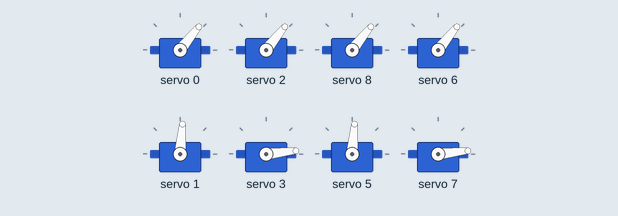
The sketch below on a simulated Arduino Uno, built with avr-gcc and run on an emulated ATmega328P. On the bench: 8 × servo.

Above: at 0.1 s.
At 0.96 s:
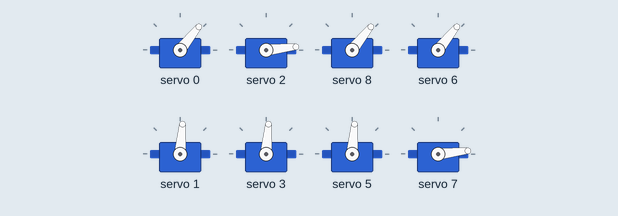
At 9.6 s:
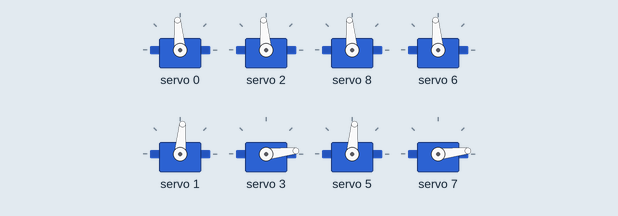
At 18.3 s:
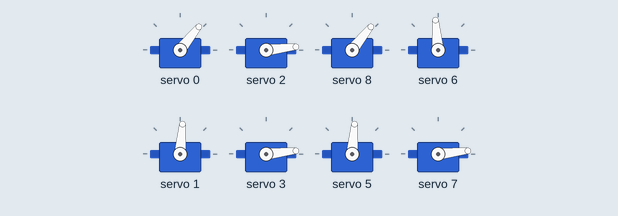
At 27.0 s:
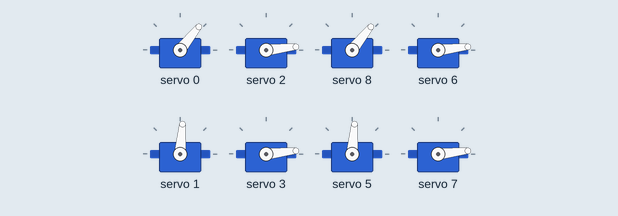
At 35.8 s:
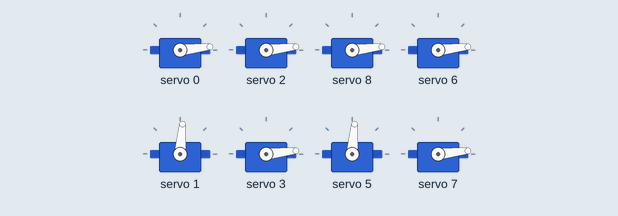
Timing chart, 0 to 40.0 s (numbered marks = the images above):
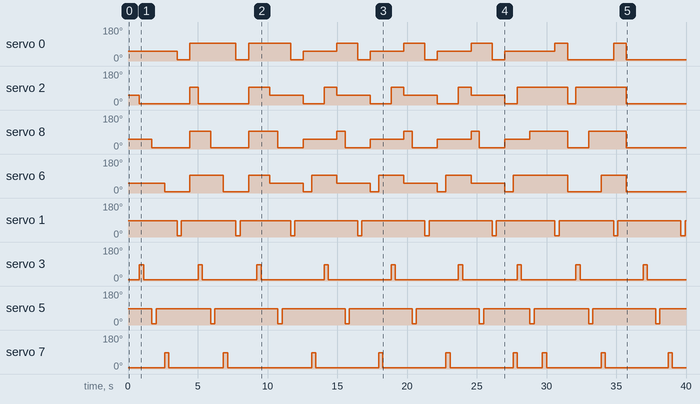

Measured:
- by itself, servo 0: 51° → 6° at 3.5 s, → 95° 0.90 s later, → 6° 3.3 s later, → 95° 0.90 s later, … (19 changes in this stretch)
- by itself, servo 2: 51° → 6° at 0.82 s, → 95° 3.6 s later, → 6° 0.60 s later, → 95° 3.6 s later, … (19 changes in this stretch)
- by itself, servo 8: 51° → 6° at 1.7 s, → 95° 2.7 s later, → 6° 1.5 s later, → 95° 2.7 s later, … (19 changes in this stretch)
- by itself, servo 6: 51° → 6° at 2.6 s, → 95° 1.8 s later, → 6° 2.4 s later, → 95° 1.8 s later, … (19 changes in this stretch)
- by itself, servo 1: 85° → 6° at 3.5 s, → 85° 0.30 s later, → 6° 3.9 s later, → 85° 0.30 s later, … (18 changes in this stretch)
- by itself, servo 3: 6° → 85° at 0.82 s, → 6° 0.30 s later, → 85° 3.9 s later, → 6° 0.30 s later, … (18 changes in this stretch)
- by itself, servo 5: 85° → 6° at 1.7 s, → 85° 0.30 s later, → 6° 3.9 s later, → 85° 0.30 s later, … (18 changes in this stretch)
- by itself, servo 7: 6° → 85° at 2.6 s, → 6° 0.30 s later, → 85° 3.9 s later, → 6° 0.30 s later, … (18 changes in this stretch)

The sketch:

Rotation.ino
```cpp
#include <Wire.h>
#include <Adafruit_PWMServoDriver.h>

Adafruit_PWMServoDriver pwm = Adafruit_PWMServoDriver();

// サーボ用のパルス幅を定義（要調整）
//.setPWMは0~4095の範囲。
//ある資料では150~600が0°～180°のマッピングであった
const int HIP1_NEUTRAL = 263; //Left Side
const int HIP1_FORWARD = 150;
const int HIP1_BACKWARD = 375;

const int HIP2_NEUTRAL = 263; //Right Side
const int HIP2_FORWARD = 375;
const int HIP2_BACKWARD = 150;

const int KNEE_UPL = 150;//左足
const int KNEE_DOWNL = 350;
const int KNEE_UPR = 350;//右足
const int KNEE_DOWNR = 150;

const int DEFAULT1 =0;  //基本的に0固定。
//const int DEFAULT2 =600;
const int delay1=300;
const int delay2=600;

// setup
void setup() {
  Serial.begin(9600);
  pwm.begin();
  pwm.setPWMFreq(60);
  delay(10);

  // set1：ニュートラル
  moveHipNeutralL(0);
  moveHipNeutralR(2);
  //moveHipNeutralL(4);
  moveHipNeutralL(8);
  moveHipNeutralR(6);
  putDownLegL(1);
  putDownLegR(3);
  putDownLegL(5);
  putDownLegR(7);
  delay(200);
}

// loop
void loop() {
  // 右旋回して
  turnRightStep();
  creepGaitStep();
  creepGaitStep();
  creepGaitStep();
  creepGaitStep();
  turnLeftStep();

}

// レッグ番号とサーボ番号
// FL: 0(hip),1(knee) / FR:2,3 / BL:4,5 / BR:6,7

// 左足を持ち上げる
void liftLegL(int kneeChannel) {
  pwm.setPWM(kneeChannel,DEFAULT1, KNEE_UPL);
}

// 左足を下ろす
void putDownLegL(int kneeChannel) {
  pwm.setPWM(kneeChannel, DEFAULT1, KNEE_DOWNL);
}
// 右足を持ち上げる
void liftLegR(int kneeChannel) {
  pwm.setPWM(kneeChannel,DEFAULT1, KNEE_UPR);
}

// 右足を下ろす
void putDownLegR(int kneeChannel) {
  pwm.setPWM(kneeChannel, DEFAULT1, KNEE_DOWNR);
}


// ヒップを前に振る
void moveHipForwardL(int hipChannel) {
  pwm.setPWM(hipChannel, DEFAULT1, HIP1_FORWARD);
}
void moveHipForwardR(int hipChannel) {
  pwm.setPWM(hipChannel, DEFAULT1, HIP2_FORWARD);
}


// ヒップを後ろからニュートラルへに振る
void moveHipBackwardL1(int hipChannel) {
  pwm.setPWM(hipChannel, DEFAULT1, HIP1_NEUTRAL);
}
// ヒップをニュートラルから後ろに振る
void moveHipBackwardL2(int hipChannel) {
  pwm.setPWM(hipChannel, DEFAULT1, HIP1_BACKWARD);
}

// ヒップを前からニュートラルへに振る
void moveHipBackwardR1(int hipChannel) {
  pwm.setPWM(hipChannel, DEFAULT1, HIP2_NEUTRAL);
}
// ヒップをニュートラルから後ろに振る
void moveHipBackwardR2(int hipChannel) {
  pwm.setPWM(hipChannel, DEFAULT1, HIP2_BACKWARD);
}


// ヒップを中立に戻す
void moveHipNeutralL(int hipChannel) {
  pwm.setPWM(hipChannel, DEFAULT1, HIP1_NEUTRAL);
}

void moveHipNeutralR(int hipChannel) {
  pwm.setPWM(hipChannel, DEFAULT1, HIP2_NEUTRAL);
}

// 右旋回（時計回り）
void turnRightStep() {
  //1
  // 右前脚（FR）後ろに
  delay(delay2);
  liftLegR(3);
  moveHipBackwardR2(2);
  delay(delay1);
  putDownLegR(3);
  delay(delay2);

  // 左後脚（BL）前に
  liftLegL(5);
  //moveHipForwardL(4);
  moveHipForwardL(8);
  delay(delay1);
  putDownLegL(5);

// 右後脚（BR）後ろに
  delay(delay2);
  liftLegR(7);
  moveHipBackwardR2(6);
  delay(delay1);
  putDownLegR(7);


  delay(delay2);
  // 左前脚（FL）前に
  liftLegL(1);
  moveHipForwardL(0);
  delay(delay1);
  putDownLegL(1);
  delay(delay2);

  // 押し出し
  moveHipBackwardL2(0);
  //moveHipBackwardL2(4);
  moveHipBackwardL2(8);
  moveHipForwardR(2);
  moveHipForwardR(6);

  //2
  // 右前脚（FR）後ろに
  delay(delay2);
  liftLegR(3);
  moveHipBackwardR2(2);
  delay(delay1);
  putDownLegR(3);
  delay(delay2);

  // 左後脚（BL）前に
  liftLegL(5);
  //moveHipForwardL(4);
  moveHipForwardL(8);
  delay(delay1);
  putDownLegL(5);

// 右後脚（BR）後ろに
  delay(delay2);
  liftLegR(7);
  moveHipBackwardR2(6);
  delay(delay1);
  putDownLegR(7);
  delay(delay2);


  // 左前脚（FL）前に
  liftLegL(1);
  moveHipForwardL(0);
  delay(delay1);
  putDownLegL(1);
  delay(delay2);

  // 押し出し
  moveHipBackwardL2(0);
  //moveHipBackwardL2(4);
  moveHipBackwardL2(8);
  moveHipForwardR(2);
  moveHipForwardR(6);
}

// 左旋回（反時計回り）
void turnLeftStep() {
  //1
  // 右前脚（FR）前に
  liftLegR(3);
  moveHipForwardR(2);
  delay(delay1);
  putDownLegR(3);
  delay(delay2);

  // 左後脚（BL）後ろに
  liftLegL(5);
  //moveHipBackwardL2(4);
  moveHipBackwardL2(8);
  delay(delay1);
  putDownLegL(5);
  delay(delay2);

  // 右後脚（BR）前に
  liftLegR(7);
  moveHipForwardR(6);
  delay(delay1);
  putDownLegR(7);
  delay(delay2);

  // 左前脚（FL）後ろに
  liftLegL(1);
  moveHipBackwardL2(0);
  delay(delay1);
  putDownLegL(1);
  delay(delay2);

  // 押し出し
  moveHipBackwardR2(2);
  moveHipBackwardR2(6);
  moveHipForwardL(0);
  moveHipForwardL(8);
  //moveHipForwardL(4);
  delay(delay2);
  //2
  // 右前脚（FR）前に
  liftLegR(3);
  moveHipForwardR(2);
  delay(delay1);
  putDownLegR(3);
  delay(delay2);

  // 左後脚（BL）後ろに
  liftLegL(5);
  //moveHipBackwardL2(4);
  moveHipBackwardL2(8);
  delay(delay1);
  putDownLegL(5);
  delay(delay2);

  // 右後脚（BR）前に
  liftLegR(7);
  moveHipForwardR(6);
  delay(delay1);
  putDownLegR(7);
  delay(delay2);

  // 左前脚（FL）後ろに
  liftLegL(1);
  moveHipBackwardL2(0);
  delay(delay1);
  putDownLegL(1);
  delay(delay2);

  // 押し出し
  moveHipBackwardR2(2);
  moveHipBackwardR2(6);
  moveHipForwardL(0);
  moveHipForwardL(8);
  //moveHipForwardL(4);
  delay(delay2);
}


// クリープゲイトの1周期
void creepGaitStep() {
  // step1：右前脚（FR=2,3）を前に
  delay(delay2);
  liftLegR(3);
  moveHipForwardR(2);
  delay(delay1);
  putDownLegR(3);
  delay(delay2);

  // move1：本体押し出し
  moveHipBackwardL2(0);
  moveHipBackwardR1(6);
  //moveHipBackwardL2(4);
  moveHipBackwardL2(8);
  moveHipBackwardR1(2);

  // step2：左後脚（BL=4,5）を前に
  delay(delay2);
  liftLegL(5);
  //moveHipForwardL(4);
  moveHipForwardL(8);
  delay(delay1);
  putDownLegL(5);

  // step3：左前脚（FL=0,1）を前に
  delay(delay2);
  liftLegL(1);
  moveHipForwardL(0);
  delay(delay1);
  putDownLegL(1);
  delay(delay2);
  // move2：本体押し出し
  moveHipBackwardL1(0);
  moveHipBackwardR2(6);
  //moveHipBackwardL1(4);
  moveHipBackwardL1(8);
  moveHipBackwardR2(2);

  // step4：右後脚（BR=6,7）を前に
  delay(delay2);
  liftLegR(7);
  moveHipForwardR(6);
  delay(delay1);
  putDownLegR(7);
}


/*
右旋回制御フロー（時計回り）


左前脚（FL=0,1）を持ち上げる
　→ liftLeg(1);

左前脚（FL=0,1）を前方（右前方向）に振り出す
　→ moveHipForward(0);

左前脚（FL=0,1）を地面に下ろす
　→ putDownLeg(1);

本体を押し出す
　- 左前脚（FL=0）と左後脚（BL=4）を「後ろに振る」
　- 右前脚（FR=2）と右後脚（BR=6）を「ニュートラルに戻す」
　→ moveHipBackward(0); moveHipBackward(4); moveHipNeutral(2); moveHipNeutral(6);

左後脚（BL=4,5）を持ち上げる
　→ liftLeg(5);

左後脚（BL=4,5）を前方（右後方向）に振り出す
　→ moveHipForward(4);

左後脚（BL=4,5）を地面に下ろす
　→ putDownLeg(5);

本体を押し出す（再度）
　- 左前脚（FL=0）と左後脚（BL=4）を「後ろに振る」
　- 右前脚（FR=2）と右後脚（BR=6）を「ニュートラルに戻す」
　→ moveHipBackward(0); moveHipBackward(4); moveHipNeutral(2); moveHipNeutral(6);

*/

/*
左旋回制御フロー（反時計回り）


右前脚（FR=2,3）を持ち上げる

→ liftLeg(3);

右前脚（FR=2,3）を前方（左前方向）に振り出す

→ moveHipForward(2);

右前脚（FR=2,3）を地面に下ろす

→ putDownLeg(3);

本体を押し出す

右前脚（FR=2）と右後脚（BR=6）を「後ろに振る」

左前脚（FL=0）と左後脚（BL=4）を「ニュートラルに戻す」

→ moveHipBackward(2); moveHipBackward(6); moveHipNeutral(0); moveHipNeutral(4);

右後脚（BR=6,7）を持ち上げる

→ liftLeg(7);

右後脚（BR=6,7）を前方（左後方向）に振り出す

→ moveHipForward(6);

右後脚（BR=6,7）を地面に下ろす

→ putDownLeg(7);

本体を押し出す（再度）

右前脚（FR=2）と右後脚（BR=6）を「後ろに振る」

左前脚（FL=0）と左後脚（BL=4）を「ニュートラルに戻す」

→ moveHipBackward(2); moveHipBackward(6); moveHipNeutral(0); moveHipNeutral(4);


*/
```
